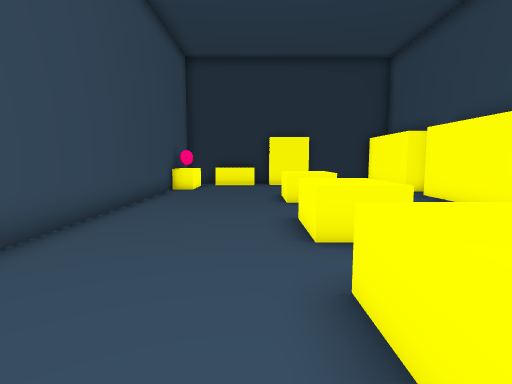
View 1 (above)

19 first-person views from a walk through a Unity game level. The camera is 1.3 m above the floor, tilts 6° down and sees 80° across. The floor is counted in squares, 1 m on a side. Each view is taken from the middle of a square. On the plan, view 1 faces up. The plan holds only what a view shows up to about 14 squares ahead; the rest is blank. The place goes on beyond the plan. The player character is not drawn.

View 2
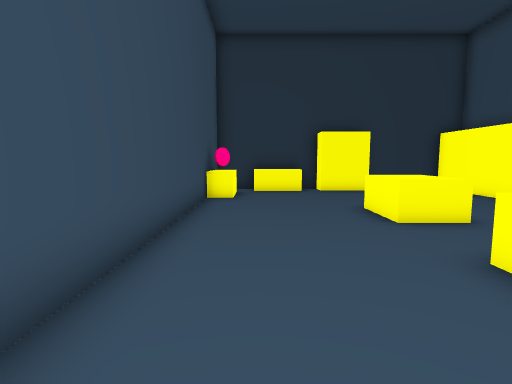

View 3
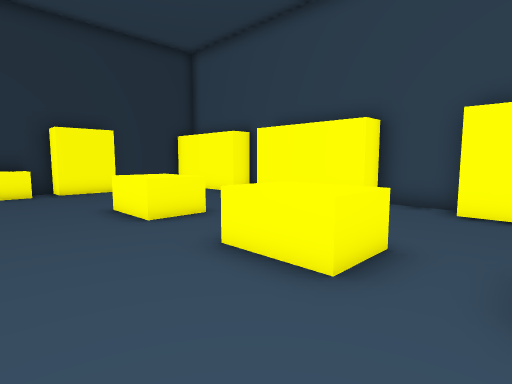

View 4
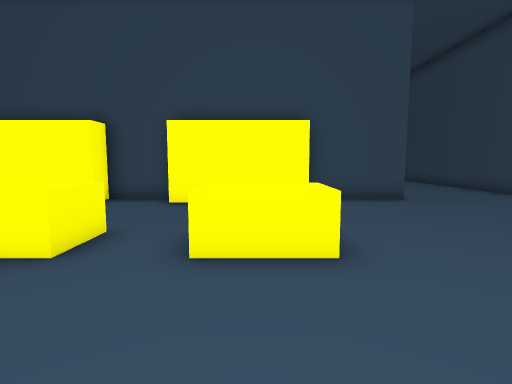

View 5
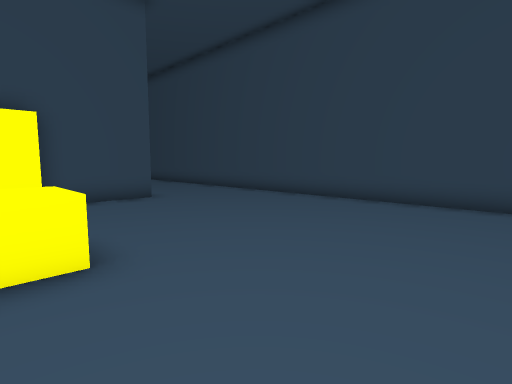

View 6
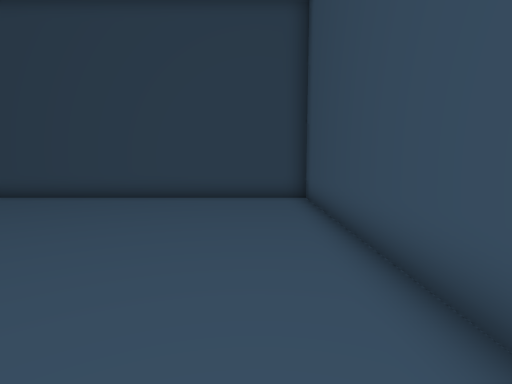

View 7
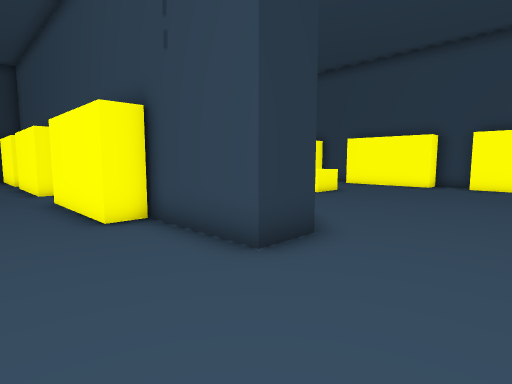

View 8
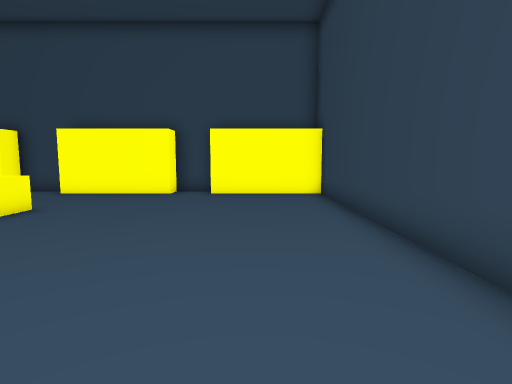

View 9
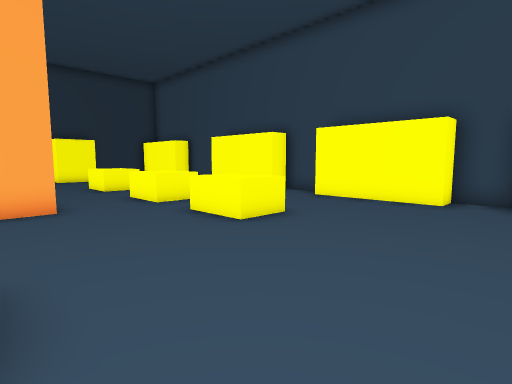

View 10
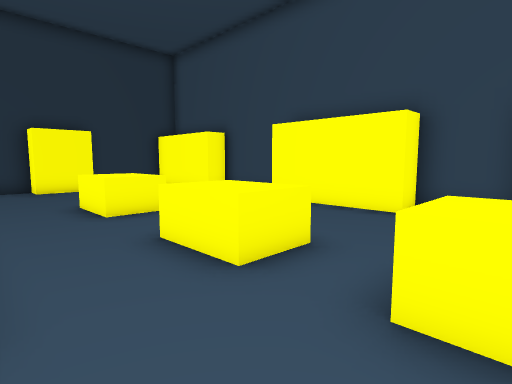

View 11
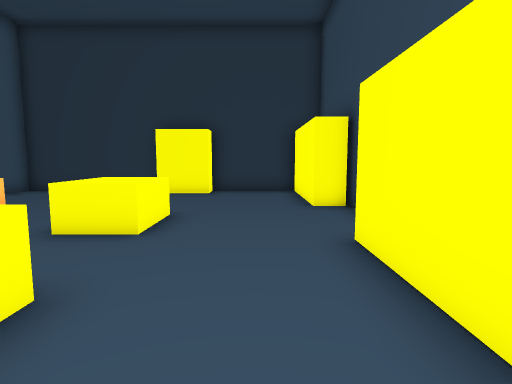

View 12
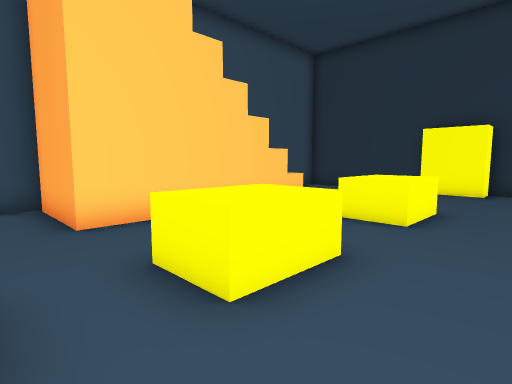

View 13
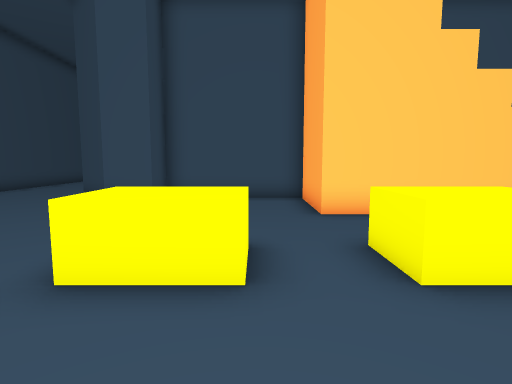

View 14
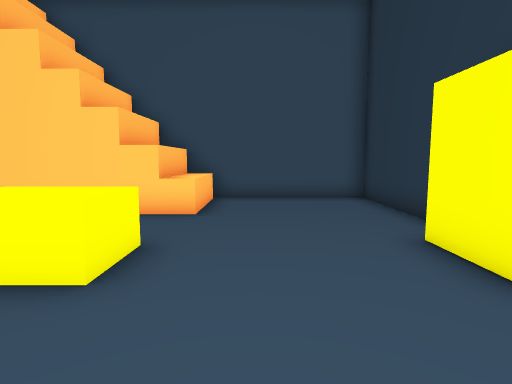

View 15
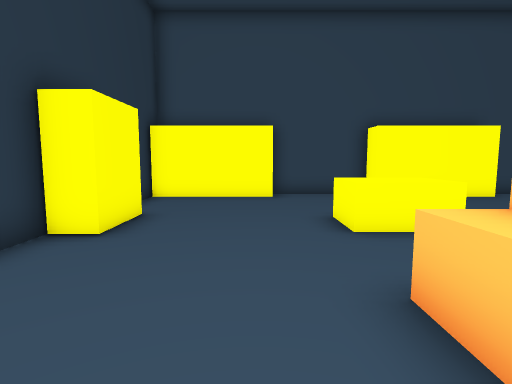

View 16
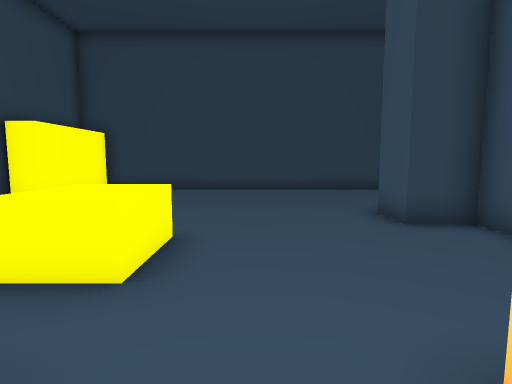

View 17
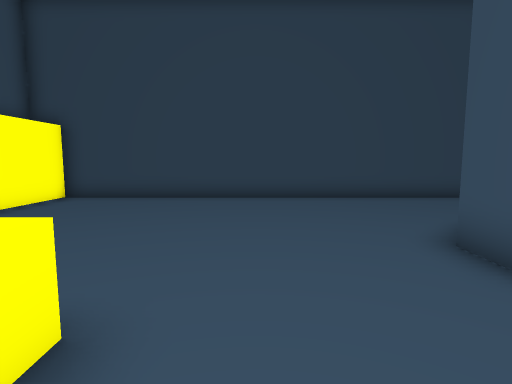

View 18
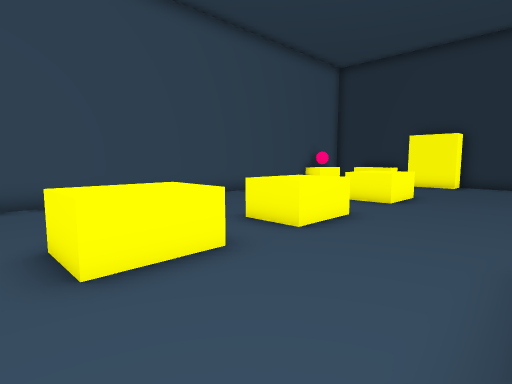

View 19
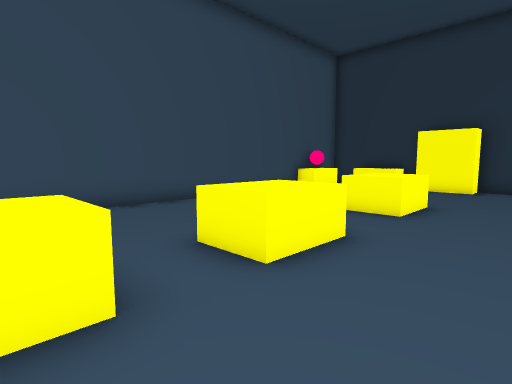

### Floor plan
Points are (right, up) in squares from view 1. A wall is a line through its corners. A room is listed if a view was taken in it or the views show most of it. See-through windows are left out.
Room 1 (views 1, 2, 3, 4, 5, 6, 7, 8, 9, 10, 11, 12, 13, 14, 15, 16, 17, 18, 19)
walls: (7.1, 4.8) (7.1, 7); (11.8, 11.5) (11.8, 4.6) (8.5, 4.6) (8.5, -0.1) (10, -0.1) (10, -1.5) (8.5, -2.9) (7.1, -2.9) (7.1, 0.5); (7.1, 12) (7.1, 12.5); (20.6, 2.6) (20.6, 4.5); (20.6, 8.8) (20.6, 12.5); (5.5, 16.7) (2.6, 16.7); (13.6, 16.7) (8.5, 16.7) (8.5, 10.7) (11.8, 10.7); (20.6, -3.5) (20.6, -1.6); (-3.7, 13.5) (-3.7, -7.5) (19.6, -7.5); (19.5, 16.7) (16.4, 16.7); (-2.5, 16.7) (-3.7, 16.7) (-3.7, 15.4)
low walls: (10.2, 11.5) (11.8, 11.5)
objects: shelf (-4, 14) to (-3, 15); shelf (-2, 16) to (0, 17); shelf (1, 1) to (2, 3); shelf (1, 5) to (2, 7); shelf (1, 9) to (2, 11); shelf (1, 16) to (3, 17); shelf (6, 1) to (7, 4); shelf (6, 7) to (6, 11); shelf (6, 13) to (7, 17); shelf (14, 16) to (16, 17); shelf (15, 1) to (16, 3); shelf (15, 5) to (16, 7); shelf (15, 9) to (16, 11); shelf (20, -7) to (21, -3); shelf (20, -2) to (20, 2); shelf (20, 5) to (21, 9); shelf (20, 13) to (21, 17)

Positions as (right, up) in squares from view 1, and headings:
1: (0, 0), facing up
2: (-2, 3), facing up
3: (-2, 3), facing up-right
4: (-3, 2), facing right
5: (-3, 2), facing down-right
6: (-2, 3), facing down
7: (4, -6), facing up-right
8: (8, -5), facing right
9: (10, -4), facing up-right
10: (12, 2), facing up-right
11: (18, 4), facing up
12: (18, 3), facing up-left
13: (19, 3), facing left
14: (19, 13), facing left
15: (9, 13), facing right
16: (13, 6), facing down
17: (13, 3), facing down
18: (6, 0), facing up-left
19: (5, 2), facing up-left
